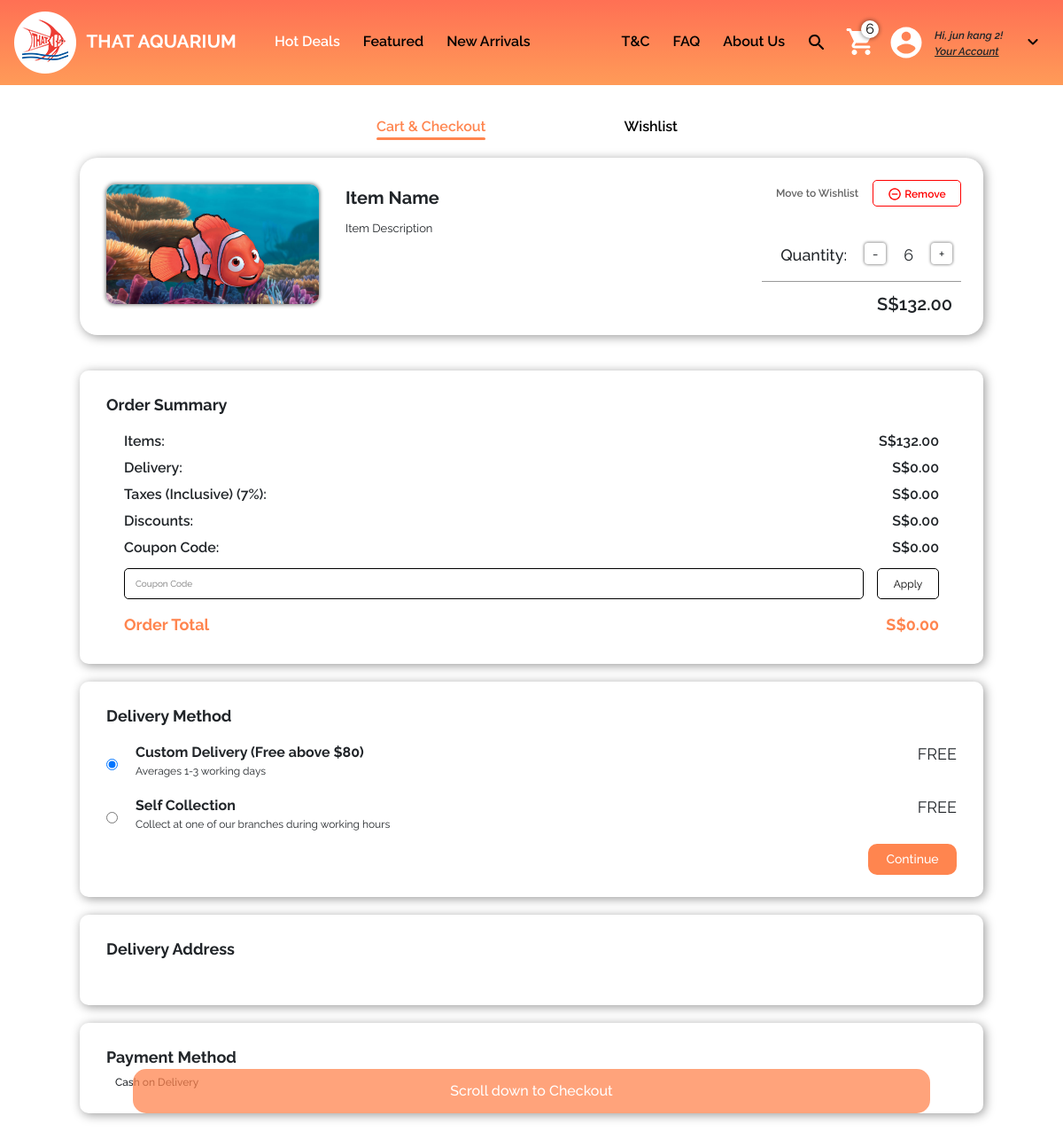
/cart/ (signed in), run on an earlier commit of the app's database.
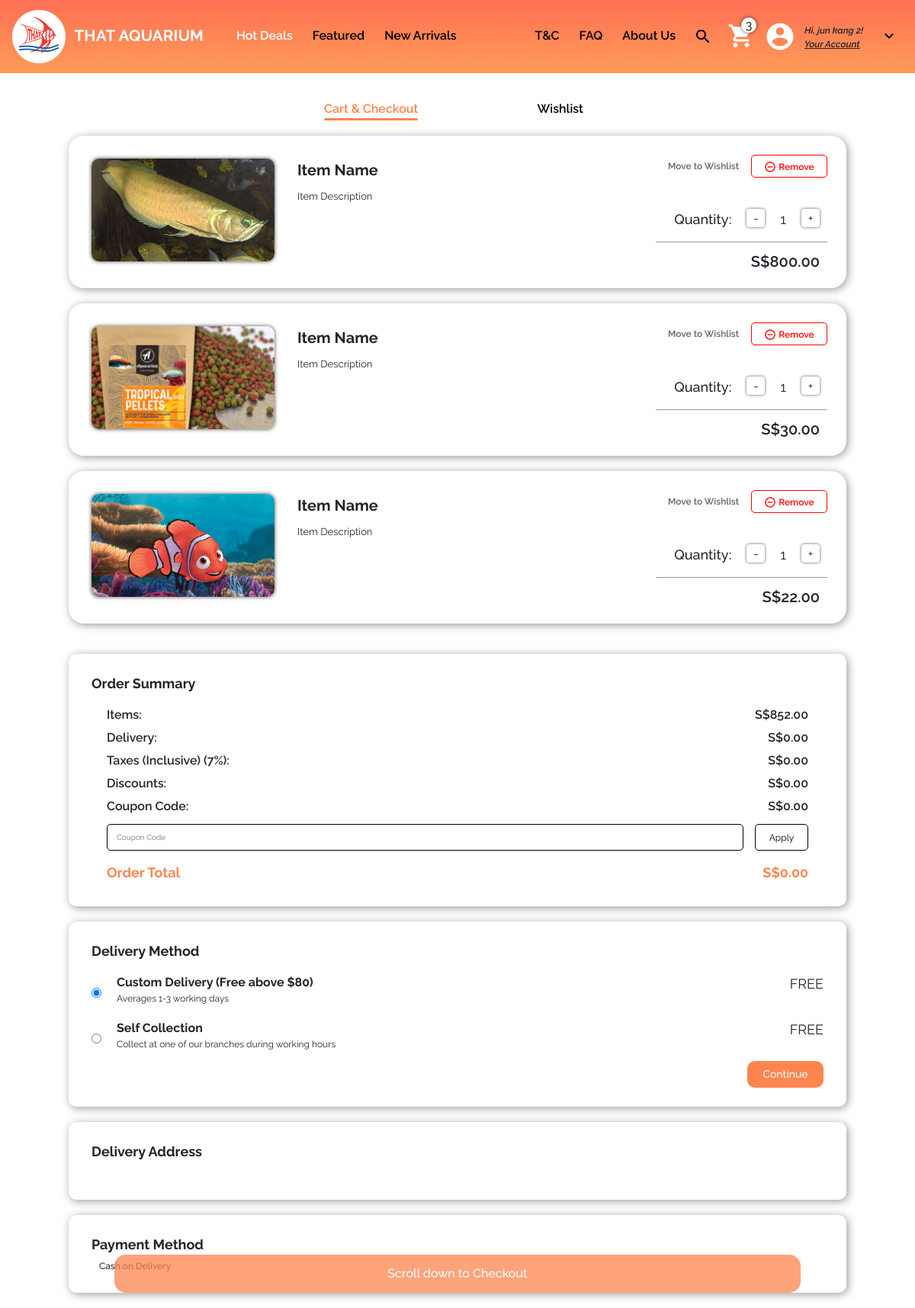
And on a later commit of the database.
### store/models.py (models this page shows, shortened)
class Orderitem(models.Model):
    product = models.ForeignKey(Product,on_delete=models.SET_NULL,null=True,blank=True)
    order = models.ForeignKey(Order,on_delete=models.SET_NULL,null=True,blank=True)
    quantity = models.IntegerField(default=0)
    date_added = models.DateTimeField(auto_now_add=True)
    @property
    def get_total(self):
        total = self.product.price * self.quantity
        return total

class Product(models.Model):
    display = [
        ('H', 'Hot deals'),
        ('F', 'Featured'),
        ('N', 'New Arrivals'),
        ('B', 'Blocked'), #hidden from every where but exists in the database
        ('D', 'Database'),#this means it will be avaliable in the search but not in the other fields
    ]
    product_name = models.CharField(max_length=150,default="product")
    product_type = models.CharField(max_length=100,default="accessory")
    product_class = models.CharField(max_length=100,default="class")
    product_category = models.CharField(max_length=100,default="parts")
    price = models.DecimalField(decimal_places=2,max_digits=9)
    image = models.ImageField(null=True,blank=True)
    quantity = models.IntegerField(default=0)
    description = models.TextField(default="Description")
    display_type = models.CharField(max_length=1,choices=display,default='D')
    @property
    def imageURL(self):
            try:
                url = self.image.url
            except:
                url = ''
            return url

### store/views.py (the view)
# urls.py: path('cart/', views.cart,name='cart'),
def cart(request):
    cartItem, items, CartTotal = cartData(request)
    context = {'cartItems':cartItem,"items":items,"CartTotal":CartTotal}
    return render(request,'home_page/cart.html',context)

### store/models.py (called while the page is built)
    @property
    def get_cart_items(self):
        orderitem = self.orderitem_set.all()
        total = sum([item.quantity for item in orderitem])
        return total

### store/utils.py (called while the page is built)
def cartData(request):
    if request.user.is_authenticated:
        customer = request.user
        order,created = Order.objects.get_or_create(customer=customer)
        items = order.orderitem_set.all()
        cartItem = order.get_cart_items
        CartTotal = 0
        for item in items:
            CartTotal += item.get_total
    else:
        cartItem,items = CookieCart(request)
        CartTotal = 0
        for item in items:
            CartTotal+=item["get_total"]
    return [cartItem,items,CartTotal]

### store/templates/home_page/cart.html (shortened to what the changed rows need)
{% extends 'home_page/main.html' %}
{% load static %}
{% block content %}
    <link href = "{% static 'css/cart.css' %}" rel = "stylesheet" type = "text/css">
    <div class = "cart-body mx-auto">
        <div class = "cart-region">
            {% if items|length != 0 %}
                {% for item in items %}
                    <div class = "cart-item">
                        <img src='{{ item.product.imageURL }}' class = "item-images">
                        <div class = "item-text">
                            <p class = "item-name">Item Name</p>
                            <p class = "item-description">Item Description</p>
                        </div>
                        <div class = "item-right-side-elements">
                            <div class = "cart-buttons">
                                {% if request.user.is_authenticated %}
                                    <button class = "save-later">Move to Wishlist</button>
                                {% endif %}
                                <button class = "btn update-cart remove-from-cart" data-action="deletec" data-product={{ item.product.id }}>
                                    <img src = "{% static 'images/Checkout/remove_circle_outline-24px.png' %}" class = "remove-image">
                                    Remove
                                </button>
                            </div>
                            <div class = "item-right-side-bottom-elements">
                                <div class = "quantities">
                                    <p class = "quantity-text">Quantity:</p>
                                    <button  data-product={{ item.product.id }} data-action="removec" class="btn update-cart change-quantity change-quantity-minus">-</button>
                                    <p class = "item-quantity">{{ item.quantity }}</p>
                                    <button  data-product={{ item.product.id }} data-action="addc" class="btn update-cart change-quantity change-quantity-add">+</button>
                                </div>
                                <div class = "divider"></div>
                                <p class = "item-total">S${{ item.get_total }}</p>
                            </div>
                        </div>
                    </div>
                {% endfor %}
            {% else %}
                <p>There's nothing in your cart right now. Browse our shop and add some stuff!</p>
            {% endif %}
        </div>
        <div class = "summary-region" id = "summary-region">
            <form id = "cart-form">
                <div class = "order-summary summary-region-items">
                    <div class = "order-summary-inner">
                        <div class = "order-summary-inner-text order-summary-inner-text-row-1">
                            <p class = "order-summary-inner-text-row-1-left order-summary-inner-text-row-left">Items:</p>
                            <p class = "order-summary-inner-text-row-1-right order-summary-inner-text-row-right">S${{ CartTotal }}</p>
                        </div>
                    </div>
                </div>
            </form>
        </div>
    </div>
{% endblock content %}

### store/templates/home_page/main.html (shortened to what this page needs)
{% load static %}
<html lang="en">
    <head>
        <link rel="stylesheet" href="https://stackpath.bootstrapcdn.com/bootstrap/4.4.1/css/bootstrap.min.css">
        <link rel="stylesheet" href="{% static 'css/main.css' %}" type = "text/css">
    </head>
    <body>
        <nav class="navbar navbar-expand-lg navbar-dark navbar-background">
            <a class="navbar-brand logo-a" href="{% url 'front_page' %}">
                <img id = "logo" src="{% static 'images/Shared/Logo-final.png' %}">
            </a>
            <div class="collapse navbar-collapse" id="navbarSupportedContent">
                <ul class="navbar-nav mr-auto">
                    <li class="nav-item">
                        <a class="nav-link navbar-text-item-current" id = "hot-deals" href="{% url 'hot'%}">
                            Hot Deals
                        </a>
                    </li>
                    <li class="nav-item">
                        <a class="nav-link navbar-text-item-normal" id = "featured" href="{% url 'featured'%}">
                            Featured
                        </a>
                    </li>
                    <li class="nav-item">
                        <a class="nav-link navbar-text-item-normal" id = "new-arrivals" href="{% url 'new'%}">
                            New Arrivals
                        </a>
                    </li>
                </ul>
                <div class="ml-auto">
                    <ul class="navbar-nav mr-auto">
                        <li class="nav-item">
                            <a class="nav-link navbar-text-item-normal" id = "t-and-c" href="{% url 'terms'%}">
                                T&C
                            </a>
                        </li>
                        <li class="nav-item">
                            <a class="nav-link navbar-text-item-normal" id = "faq" href="{% url 'FAQ'%}">
                                FAQ
                            </a>
                        </li>
                        <li class="nav-item">
                            <a class="nav-link navbar-text-item-normal" id = "about-us" href="{% url 'about'%}">
                                About Us
                            </a>
                        </li>
                    </ul>
                </div>
            </div>
            <div class = "search-and-cart">
                <div>
                    <button class="submit-button" type="submit">
                        <img src = "{% static 'images/Shared/search-24px.svg' %}">
                    </button>
                </div>
                <a href="{% url 'cart' %}" class = "right-of-search-bar cart">
                    <p class = "cart-items-counter">{{ cartItems }}</p>
                    <img src="{% static 'images/Home Page/cart.svg' %}" class = "nav-images cart-image">
                </a>
            </div>
            <div class = "account-back">
                <div class = "account-top">
                    <div>
                        <a href="{% url 'account' %}" class = "account">
                            <img src="{% static 'images/Home Page/account_circle-24px.svg' %}" class = "nav-images right-of-search-bar account-image">
                        </a>
                    </div>
                    <div class = "account-text">
                        {% if not request.user.is_authenticated %}
                            <p class = "account-line-1 account-line"><i>Hi, Guest!</i></p>
                            <p class = "account-line-2 account-line"><u><i>Login/Signup</i></u></p>
                        {% else %}
                            <p class = "account-line-1 account-line"><i>Hi, {{ request.user.first_name }}!</i></p>
                            <p class = "account-line-2 account-line"><u><i>Your Account</i></u></p>
                        {% endif %}
                    </div>
                    <img src = "{% static 'images/Shared/expand_more-24px.svg' %}" class = "dropdown">
                </div>
            </div>
        </nav>
        {% block content %}
        {% endblock content %}
    </body>
</html>

What changed in the data, as far as the page shows it:
removed Orderitem: product.imageURL (picture), quantity "6", get_total "132.00"
added Orderitem: product.imageURL (picture), quantity "1", get_total "800.00"
added Orderitem: product.imageURL (picture), quantity "1", get_total "30.00"
added Orderitem: product.imageURL (picture), quantity "1", get_total "22.00"
Also different on the page:
{{ cartItems }}: "6" → "3"
{{ CartTotal }}: "132.00" → "852.00"
